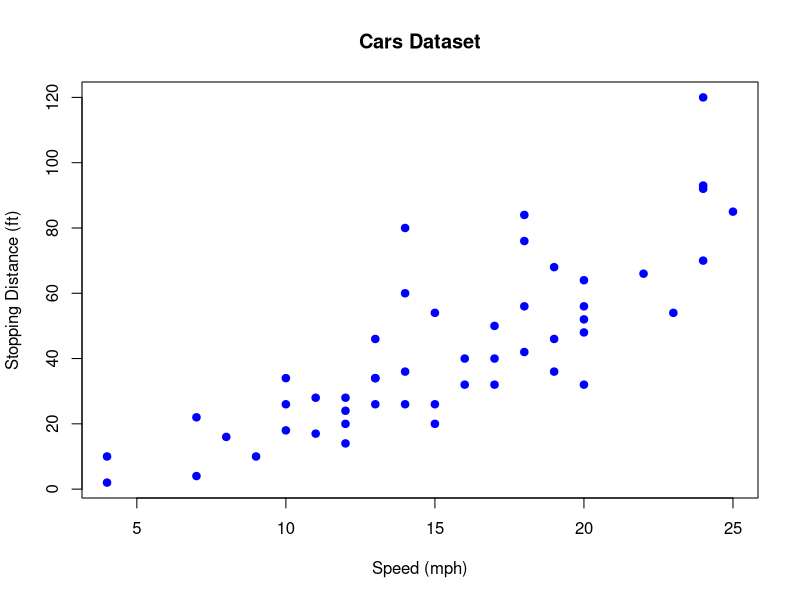

The R source for this figure:
library(dplyr)
head(cars)

# Summary statistics
summary(cars)

# Simple plot
plot(cars$speed, cars$dist, main = "Cars Dataset",
     xlab = "Speed (mph)", ylab = "Stopping Distance (ft)",
     pch = 19, col = "blue")
